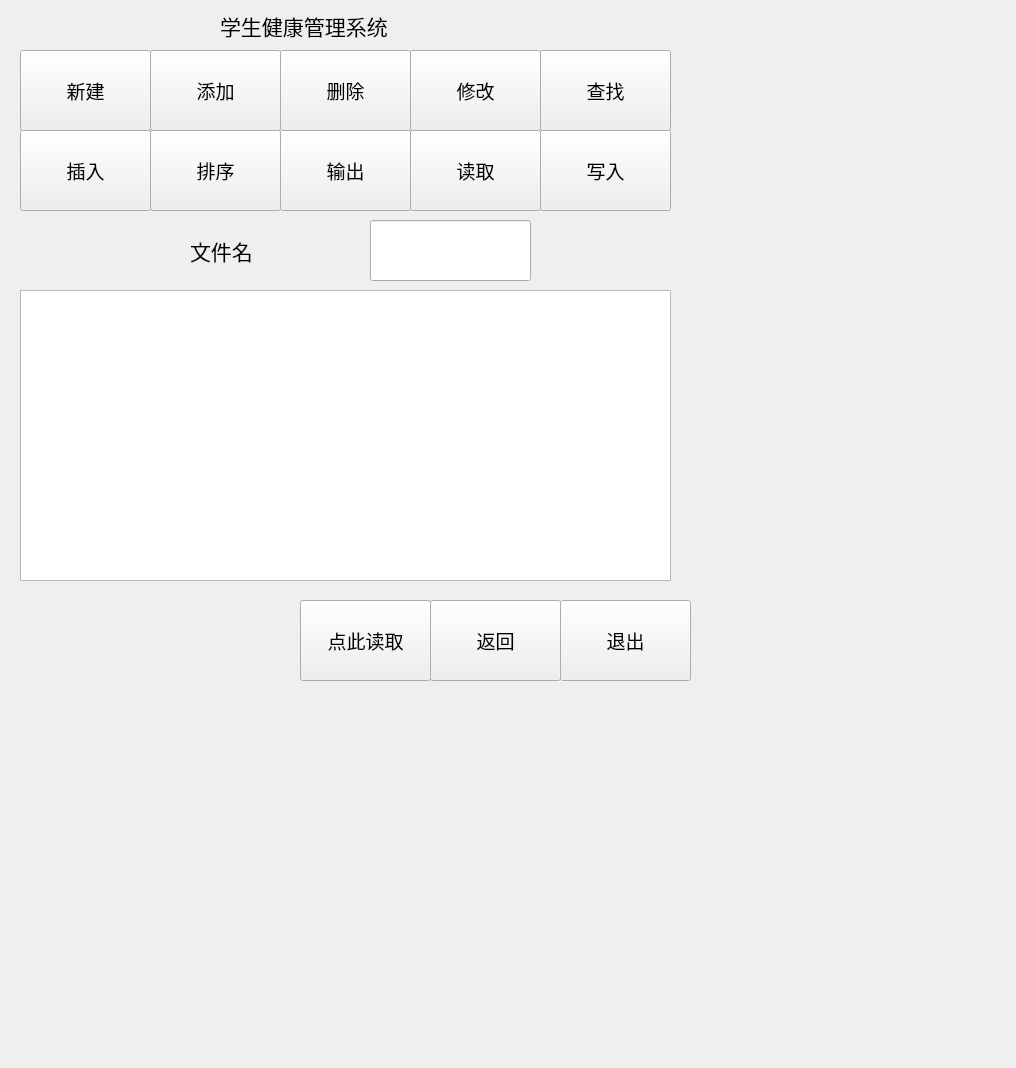
<?xml version="1.0" encoding="UTF-8"?>
<ui version="4.0">
 <class>readWidget</class>
 <widget class="QWidget" name="readWidget">
  <property name="geometry">
   <rect>
    <x>0</x>
    <y>0</y>
    <width>1016</width>
    <height>1068</height>
   </rect>
  </property>
  <property name="windowTitle">
   <string>Form</string>
  </property>
  <widget class="QLabel" name="label">
   <property name="geometry">
    <rect>
     <x>190</x>
     <y>220</y>
     <width>131</width>
     <height>61</height>
    </rect>
   </property>
   <property name="font">
    <font>
     <family>Arial</family>
     <pointsize>16</pointsize>
    </font>
   </property>
   <property name="text">
    <string>文件名</string>
   </property>
  </widget>
  <widget class="QLineEdit" name="nameLineEdit">
   <property name="geometry">
    <rect>
     <x>370</x>
     <y>220</y>
     <width>161</width>
     <height>61</height>
    </rect>
   </property>
   <property name="font">
    <font>
     <pointsize>16</pointsize>
    </font>
   </property>
  </widget>
  <widget class="QTableWidget" name="tableWidget">
   <property name="geometry">
    <rect>
     <x>20</x>
     <y>290</y>
     <width>651</width>
     <height>291</height>
    </rect>
   </property>
  </widget>
  <widget class="QPushButton" name="readingButton">
   <property name="geometry">
    <rect>
     <x>300</x>
     <y>600</y>
     <width>131</width>
     <height>81</height>
    </rect>
   </property>
   <property name="font">
    <font>
     <pointsize>14</pointsize>
    </font>
   </property>
   <property name="text">
    <string>点此读取</string>
   </property>
  </widget>
  <widget class="QPushButton" name="insertButton">
   <property name="geometry">
    <rect>
     <x>20</x>
     <y>130</y>
     <width>131</width>
     <height>81</height>
    </rect>
   </property>
   <property name="font">
    <font>
     <pointsize>14</pointsize>
    </font>
   </property>
   <property name="text">
    <string>插入</string>
   </property>
  </widget>
  <widget class="QPushButton" name="delButton">
   <property name="geometry">
    <rect>
     <x>280</x>
     <y>50</y>
     <width>131</width>
     <height>81</height>
    </rect>
   </property>
   <property name="font">
    <font>
     <pointsize>14</pointsize>
    </font>
   </property>
   <property name="text">
    <string>删除</string>
   </property>
  </widget>
  <widget class="QPushButton" name="addButton">
   <property name="geometry">
    <rect>
     <x>150</x>
     <y>50</y>
     <width>131</width>
     <height>81</height>
    </rect>
   </property>
   <property name="font">
    <font>
     <pointsize>14</pointsize>
    </font>
   </property>
   <property name="text">
    <string>添加</string>
   </property>
  </widget>
  <widget class="QPushButton" name="rankButton">
   <property name="geometry">
    <rect>
     <x>150</x>
     <y>130</y>
     <width>131</width>
     <height>81</height>
    </rect>
   </property>
   <property name="font">
    <font>
     <pointsize>14</pointsize>
    </font>
   </property>
   <property name="text">
    <string>排序</string>
   </property>
  </widget>
  <widget class="QPushButton" name="searchButton">
   <property name="geometry">
    <rect>
     <x>540</x>
     <y>50</y>
     <width>131</width>
     <height>81</height>
    </rect>
   </property>
   <property name="font">
    <font>
     <pointsize>14</pointsize>
    </font>
   </property>
   <property name="text">
    <string>查找</string>
   </property>
  </widget>
  <widget class="QPushButton" name="writeButton">
   <property name="geometry">
    <rect>
     <x>540</x>
     <y>130</y>
     <width>131</width>
     <height>81</height>
    </rect>
   </property>
   <property name="font">
    <font>
     <pointsize>14</pointsize>
    </font>
   </property>
   <property name="text">
    <string>写入</string>
   </property>
  </widget>
  <widget class="QPushButton" name="changeButton">
   <property name="geometry">
    <rect>
     <x>410</x>
     <y>50</y>
     <width>131</width>
     <height>81</height>
    </rect>
   </property>
   <property name="font">
    <font>
     <pointsize>14</pointsize>
    </font>
   </property>
   <property name="text">
    <string>修改</string>
   </property>
  </widget>
  <widget class="QPushButton" name="listButton">
   <property name="geometry">
    <rect>
     <x>280</x>
     <y>130</y>
     <width>131</width>
     <height>81</height>
    </rect>
   </property>
   <property name="font">
    <font>
     <pointsize>14</pointsize>
    </font>
   </property>
   <property name="text">
    <string>输出</string>
   </property>
  </widget>
  <widget class="QLabel" name="label_2">
   <property name="geometry">
    <rect>
     <x>220</x>
     <y>-40</y>
     <width>311</width>
     <height>131</height>
    </rect>
   </property>
   <property name="font">
    <font>
     <pointsize>16</pointsize>
    </font>
   </property>
   <property name="text">
    <string>学生健康管理系统</string>
   </property>
  </widget>
  <widget class="QPushButton" name="readButton">
   <property name="geometry">
    <rect>
     <x>410</x>
     <y>130</y>
     <width>131</width>
     <height>81</height>
    </rect>
   </property>
   <property name="font">
    <font>
     <pointsize>14</pointsize>
    </font>
   </property>
   <property name="text">
    <string>读取</string>
   </property>
  </widget>
  <widget class="QPushButton" name="establishButton">
   <property name="geometry">
    <rect>
     <x>20</x>
     <y>50</y>
     <width>131</width>
     <height>81</height>
    </rect>
   </property>
   <property name="font">
    <font>
     <pointsize>14</pointsize>
    </font>
   </property>
   <property name="text">
    <string>新建</string>
   </property>
  </widget>
  <widget class="QPushButton" name="returnButton">
   <property name="geometry">
    <rect>
     <x>430</x>
     <y>600</y>
     <width>131</width>
     <height>81</height>
    </rect>
   </property>
   <property name="font">
    <font>
     <pointsize>14</pointsize>
    </font>
   </property>
   <property name="text">
    <string>返回</string>
   </property>
  </widget>
  <widget class="QPushButton" name="exitButton">
   <property name="geometry">
    <rect>
     <x>560</x>
     <y>600</y>
     <width>131</width>
     <height>81</height>
    </rect>
   </property>
   <property name="font">
    <font>
     <pointsize>14</pointsize>
    </font>
   </property>
   <property name="text">
    <string>退出</string>
   </property>
  </widget>
 </widget>
 <resources/>
 <connections/>
</ui>
